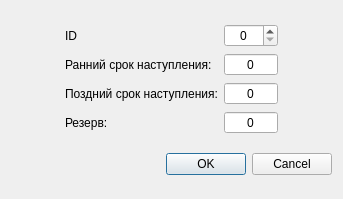
<?xml version="1.0" encoding="UTF-8"?>
<ui version="4.0">
 <class>EventPropertiesDialog</class>
 <widget class="QDialog" name="EventPropertiesDialog">
  <property name="geometry">
   <rect>
    <x>0</x>
    <y>0</y>
    <width>343</width>
    <height>199</height>
   </rect>
  </property>
  <property name="windowTitle">
   <string>Параметры события</string>
  </property>
  <layout class="QGridLayout" name="gridLayout_2">
   <item row="0" column="0">
    <layout class="QGridLayout" name="gridLayout">
     <item row="0" column="1">
      <widget class="QLabel" name="label">
       <property name="text">
        <string>ID</string>
       </property>
      </widget>
     </item>
     <item row="0" column="2">
      <widget class="QSpinBox" name="sbID">
       <property name="alignment">
        <set>Qt::AlignCenter</set>
       </property>
       <property name="maximum">
        <number>1000</number>
       </property>
      </widget>
     </item>
     <item row="1" column="1">
      <widget class="QLabel" name="label_2">
       <property name="text">
        <string>Ранний срок наступления:</string>
       </property>
      </widget>
     </item>
     <item row="0" column="0">
      <spacer name="horizontalSpacer">
       <property name="orientation">
        <enum>Qt::Horizontal</enum>
       </property>
       <property name="sizeHint" stdset="0">
        <size>
         <width>40</width>
         <height>20</height>
        </size>
       </property>
      </spacer>
     </item>
     <item row="0" column="3">
      <spacer name="horizontalSpacer_2">
       <property name="orientation">
        <enum>Qt::Horizontal</enum>
       </property>
       <property name="sizeHint" stdset="0">
        <size>
         <width>40</width>
         <height>20</height>
        </size>
       </property>
      </spacer>
     </item>
     <item row="2" column="1">
      <widget class="QLabel" name="label_4">
       <property name="text">
        <string>Поздний срок наступления:</string>
       </property>
      </widget>
     </item>
     <item row="3" column="1">
      <widget class="QLabel" name="label_6">
       <property name="text">
        <string>Резерв:</string>
       </property>
      </widget>
     </item>
     <item row="1" column="2">
      <widget class="QSpinBox" name="sbEarlyTime">
       <property name="enabled">
        <bool>true</bool>
       </property>
       <property name="alignment">
        <set>Qt::AlignCenter</set>
       </property>
       <property name="readOnly">
        <bool>true</bool>
       </property>
       <property name="buttonSymbols">
        <enum>QAbstractSpinBox::NoButtons</enum>
       </property>
       <property name="minimum">
        <number>0</number>
       </property>
       <property name="maximum">
        <number>99999</number>
       </property>
       <property name="value">
        <number>0</number>
       </property>
      </widget>
     </item>
     <item row="2" column="2">
      <widget class="QSpinBox" name="sbLateTime">
       <property name="enabled">
        <bool>true</bool>
       </property>
       <property name="alignment">
        <set>Qt::AlignCenter</set>
       </property>
       <property name="readOnly">
        <bool>true</bool>
       </property>
       <property name="buttonSymbols">
        <enum>QAbstractSpinBox::NoButtons</enum>
       </property>
       <property name="minimum">
        <number>0</number>
       </property>
       <property name="maximum">
        <number>99999</number>
       </property>
       <property name="value">
        <number>0</number>
       </property>
      </widget>
     </item>
     <item row="3" column="2">
      <widget class="QSpinBox" name="sbReserve">
       <property name="enabled">
        <bool>true</bool>
       </property>
       <property name="alignment">
        <set>Qt::AlignCenter</set>
       </property>
       <property name="readOnly">
        <bool>true</bool>
       </property>
       <property name="buttonSymbols">
        <enum>QAbstractSpinBox::NoButtons</enum>
       </property>
       <property name="minimum">
        <number>0</number>
       </property>
       <property name="maximum">
        <number>99999</number>
       </property>
       <property name="value">
        <number>0</number>
       </property>
      </widget>
     </item>
    </layout>
   </item>
   <item row="1" column="0">
    <widget class="QDialogButtonBox" name="buttonBox">
     <property name="orientation">
      <enum>Qt::Horizontal</enum>
     </property>
     <property name="standardButtons">
      <set>QDialogButtonBox::Cancel|QDialogButtonBox::Ok</set>
     </property>
    </widget>
   </item>
  </layout>
 </widget>
 <resources/>
 <connections>
  <connection>
   <sender>buttonBox</sender>
   <signal>accepted()</signal>
   <receiver>EventPropertiesDialog</receiver>
   <slot>accept()</slot>
   <hints>
    <hint type="sourcelabel">
     <x>248</x>
     <y>254</y>
    </hint>
    <hint type="destinationlabel">
     <x>157</x>
     <y>274</y>
    </hint>
   </hints>
  </connection>
  <connection>
   <sender>buttonBox</sender>
   <signal>rejected()</signal>
   <receiver>EventPropertiesDialog</receiver>
   <slot>reject()</slot>
   <hints>
    <hint type="sourcelabel">
     <x>316</x>
     <y>260</y>
    </hint>
    <hint type="destinationlabel">
     <x>286</x>
     <y>274</y>
    </hint>
   </hints>
  </connection>
 </connections>
</ui>
